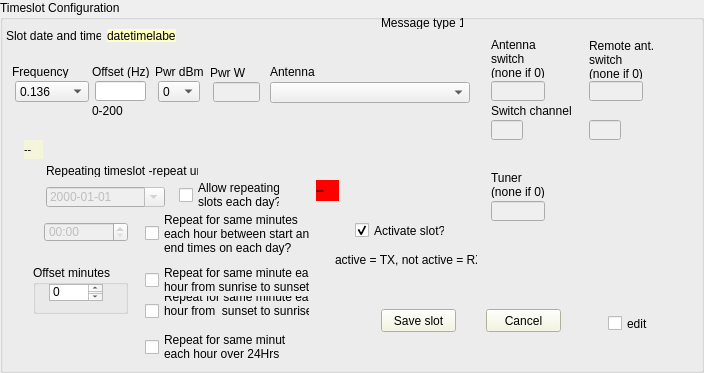
       <widget class="QGroupBox" name="slotgroupBox">
        <property name="geometry">
         <rect>
          <x>303</x>
          <y>232</y>
          <width>704</width>
          <height>373</height>
         </rect>
        </property>
        <property name="styleSheet">
         <string notr="true">QGroupBox#slotgroupBox { background-color: rgb(255, 192, 192); }</string>
        </property>
        <property name="title">
         <string>Timeslot Configuration</string>
        </property>
        <widget class="QLineEdit" name="OffsettextBox">
         <property name="geometry">
          <rect>
           <x>95</x>
           <y>81</y>
           <width>51</width>
           <height>20</height>
          </rect>
         </property>
        </widget>
        <widget class="QCheckBox" name="ActivecheckBox">
         <property name="geometry">
          <rect>
           <x>355</x>
           <y>222</y>
           <width>90</width>
           <height>17</height>
          </rect>
         </property>
         <property name="text">
          <string>Activate slot?</string>
         </property>
         <property name="checked">
          <bool>true</bool>
         </property>
        </widget>
        <widget class="QLabel" name="label1">
         <property name="geometry">
          <rect>
           <x>12</x>
           <y>65</y>
           <width>57</width>
           <height>13</height>
          </rect>
         </property>
         <property name="text">
          <string>Frequency</string>
         </property>
        </widget>
        <widget class="QLabel" name="label2">
         <property name="geometry">
          <rect>
           <x>92</x>
           <y>65</y>
           <width>57</width>
           <height>13</height>
          </rect>
         </property>
         <property name="text">
          <string>Offset (Hz)</string>
         </property>
        </widget>
        <widget class="QLabel" name="label3">
         <property name="geometry">
          <rect>
           <x>155</x>
           <y>65</y>
           <width>49</width>
           <height>13</height>
          </rect>
         </property>
         <property name="text">
          <string>Pwr dBm</string>
         </property>
        </widget>
        <widget class="QLineEdit" name="PowertextBox">
         <property name="enabled">
          <bool>false</bool>
         </property>
         <property name="geometry">
          <rect>
           <x>213</x>
           <y>82</y>
           <width>47</width>
           <height>20</height>
          </rect>
         </property>
        </widget>
        <widget class="QLabel" name="label4">
         <property name="geometry">
          <rect>
           <x>210</x>
           <y>66</y>
           <width>39</width>
           <height>13</height>
          </rect>
         </property>
         <property name="text">
          <string>Pwr W</string>
         </property>
        </widget>
        <widget class="QLabel" name="label5">
         <property name="geometry">
          <rect>
           <x>270</x>
           <y>65</y>
           <width>47</width>
           <height>13</height>
          </rect>
         </property>
         <property name="text">
          <string>Antenna</string>
         </property>
        </widget>
        <widget class="QLabel" name="label6">
         <property name="geometry">
          <rect>
           <x>491</x>
           <y>172</y>
           <width>54</width>
           <height>26</height>
          </rect>
         </property>
         <property name="text">
          <string>Tuner 
(none if 0)</string>
         </property>
        </widget>
        <widget class="QLabel" name="label7">
         <property name="geometry">
          <rect>
           <x>491</x>
           <y>39</y>
           <width>54</width>
           <height>39</height>
          </rect>
         </property>
         <property name="text">
          <string>Antenna
switch
(none if 0)</string>
         </property>
        </widget>
        <widget class="QLabel" name="label8">
         <property name="geometry">
          <rect>
           <x>46</x>
           <y>164</y>
           <width>152</width>
           <height>13</height>
          </rect>
         </property>
         <property name="text">
          <string>Repeating timeslot -repeat until</string>
         </property>
        </widget>
        <widget class="QPushButton" name="SaveSlotbutton">
         <property name="geometry">
          <rect>
           <x>381</x>
           <y>309</y>
           <width>75</width>
           <height>23</height>
          </rect>
         </property>
         <property name="styleSheet">
          <string notr="true">QPushButton#SaveSlotbutton { background-color: beige; }</string>
         </property>
         <property name="text">
          <string>Save slot</string>
         </property>
        </widget>
        <widget class="QPushButton" name="CancelSlotbutton">
         <property name="geometry">
          <rect>
           <x>486</x>
           <y>309</y>
           <width>75</width>
           <height>23</height>
          </rect>
         </property>
         <property name="styleSheet">
          <string notr="true">QPushButton#CancelSlotbutton { background-color: beige; }</string>
         </property>
         <property name="text">
          <string>Cancel</string>
         </property>
        </widget>
        <widget class="QLabel" name="label9">
         <property name="geometry">
          <rect>
           <x>6</x>
           <y>29</y>
           <width>95</width>
           <height>13</height>
          </rect>
         </property>
         <property name="text">
          <string>Slot date and time:</string>
         </property>
        </widget>
        <widget class="QLabel" name="datetimelabel">
         <property name="geometry">
          <rect>
           <x>107</x>
           <y>29</y>
           <width>69</width>
           <height>13</height>
          </rect>
         </property>
         <property name="styleSheet">
          <string notr="true">QLabel#datetimelabel { background-color: rgb(255, 255, 192); }</string>
         </property>
         <property name="text">
          <string>datetimelabel</string>
         </property>
        </widget>
        <widget class="QComboBox" name="FreqcomboBox">
         <property name="geometry">
          <rect>
           <x>15</x>
           <y>81</y>
           <width>74</width>
           <height>21</height>
          </rect>
         </property>
         <property name="styleSheet">
          <string notr="true">QComboBox#FreqcomboBox { color: black; }</string>
         </property>
         <item>
          <property name="text">
           <string>0.136</string>
          </property>
         </item>
         <item>
          <property name="text">
           <string>0.4742</string>
          </property>
         </item>
         <item>
          <property name="text">
           <string>1.8366</string>
          </property>
         </item>
         <item>
          <property name="text">
           <string>3.5686</string>
          </property>
         </item>
         <item>
          <property name="text">
           <string>5.2872</string>
          </property>
         </item>
         <item>
          <property name="text">
           <string>5.3647</string>
          </property>
         </item>
         <item>
          <property name="text">
           <string>7.0386</string>
          </property>
         </item>
         <item>
          <property name="text">
           <string>10.1387</string>
          </property>
         </item>
         <item>
          <property name="text">
           <string>13.5539</string>
          </property>
         </item>
         <item>
          <property name="text">
           <string>14.0956</string>
          </property>
         </item>
         <item>
          <property name="text">
           <string>18.1046</string>
          </property>
         </item>
         <item>
          <property name="text">
           <string>21.0946</string>
          </property>
         </item>
         <item>
          <property name="text">
           <string>24.9246</string>
          </property>
         </item>
         <item>
          <property name="text">
           <string>28.1246</string>
          </property>
         </item>
         <item>
          <property name="text">
           <string>40.68</string>
          </property>
         </item>
         <item>
          <property name="text">
           <string>50.293</string>
          </property>
         </item>
         <item>
          <property name="text">
           <string>70.091</string>
          </property>
         </item>
         <item>
          <property name="text">
           <string>144.489</string>
          </property>
         </item>
         <item>
          <property name="text">
           <string>432.300</string>
          </property>
         </item>
         <item>
          <property name="text">
           <string>1296.500</string>
          </property>
         </item>
        </widget>
        <widget class="QComboBox" name="dBmcomboBox">
         <property name="geometry">
          <rect>
           <x>158</x>
           <y>81</y>
           <width>42</width>
           <height>21</height>
          </rect>
         </property>
         <item>
          <property name="text">
           <string>0</string>
          </property>
         </item>
         <item>
          <property name="text">
           <string>3</string>
          </property>
         </item>
         <item>
          <property name="text">
           <string>7</string>
          </property>
         </item>
         <item>
          <property name="text">
           <string>10</string>
          </property>
         </item>
         <item>
          <property name="text">
           <string>13</string>
          </property>
         </item>
         <item>
          <property name="text">
           <string>17</string>
          </property>
         </item>
         <item>
          <property name="text">
           <string>20</string>
          </property>
         </item>
         <item>
          <property name="text">
           <string>23</string>
          </property>
         </item>
         <item>
          <property name="text">
           <string>27</string>
          </property>
         </item>
         <item>
          <property name="text">
           <string>30</string>
          </property>
         </item>
         <item>
          <property name="text">
           <string>33</string>
          </property>
         </item>
         <item>
          <property name="text">
           <string>37</string>
          </property>
         </item>
         <item>
          <property name="text">
           <string>40</string>
          </property>
         </item>
         <item>
          <property name="text">
           <string>43</string>
          </property>
         </item>
         <item>
          <property name="text">
           <string>47</string>
          </property>
         </item>
         <item>
          <property name="text">
           <string>50</string>
          </property>
         </item>
         <item>
          <property name="text">
           <string>53</string>
          </property>
         </item>
         <item>
          <property name="text">
           <string>57</string>
          </property>
         </item>
         <item>
          <property name="text">
           <string>60</string>
          </property>
         </item>
        </widget>
        <widget class="QLabel" name="label10">
         <property name="geometry">
          <rect>
           <x>92</x>
           <y>104</y>
           <width>34</width>
           <height>13</height>
          </rect>
         </property>
         <property name="text">
          <string>0-200</string>
         </property>
        </widget>
        <widget class="QDateEdit" name="dateEnd">
         <property name="enabled">
          <bool>false</bool>
         </property>
         <property name="geometry">
          <rect>
           <x>46</x>
           <y>187</y>
           <width>119</width>
           <height>20</height>
          </rect>
         </property>
         <property name="displayFormat">
          <string>yyyy-MM-dd</string>
         </property>
         <property name="calendarPopup">
          <bool>true</bool>
         </property>
        </widget>
        <widget class="QCheckBox" name="repeatcheckBox">
         <property name="geometry">
          <rect>
           <x>179</x>
           <y>180</y>
           <width>101</width>
           <height>30</height>
          </rect>
         </property>
         <property name="text">
          <string>Allow repeating 
slots each day?</string>
         </property>
        </widget>
        <widget class="QTimeEdit" name="timeEnd">
         <property name="enabled">
          <bool>false</bool>
         </property>
         <property name="geometry">
          <rect>
           <x>44</x>
           <y>222</y>
           <width>84</width>
           <height>20</height>
          </rect>
         </property>
         <property name="displayFormat">
          <string>HH:mm</string>
         </property>
        </widget>
        <widget class="QComboBox" name="AntselcomboBox">
         <property name="geometry">
          <rect>
           <x>270</x>
           <y>82</y>
           <width>200</width>
           <height>21</height>
          </rect>
         </property>
        </widget>
        <widget class="QLineEdit" name="selTunertextBox">
         <property name="enabled">
          <bool>false</bool>
         </property>
         <property name="geometry">
          <rect>
           <x>491</x>
           <y>201</y>
           <width>54</width>
           <height>20</height>
          </rect>
         </property>
        </widget>
        <widget class="QLineEdit" name="selSwitchtextBox">
         <property name="enabled">
          <bool>false</bool>
         </property>
         <property name="geometry">
          <rect>
           <x>491</x>
           <y>81</y>
           <width>54</width>
           <height>20</height>
          </rect>
         </property>
        </widget>
        <widget class="QLineEdit" name="selSwPorttextBox">
         <property name="enabled">
          <bool>false</bool>
         </property>
         <property name="geometry">
          <rect>
           <x>491</x>
           <y>120</y>
           <width>32</width>
           <height>20</height>
          </rect>
         </property>
        </widget>
        <widget class="QLabel" name="label70">
         <property name="geometry">
          <rect>
           <x>491</x>
           <y>104</y>
           <width>80</width>
           <height>13</height>
          </rect>
         </property>
         <property name="text">
          <string>Switch channel</string>
         </property>
        </widget>
        <widget class="QCheckBox" name="repeatTimecheckBox">
         <property name="geometry">
          <rect>
           <x>145</x>
           <y>212</y>
           <width>165</width>
           <height>43</height>
          </rect>
         </property>
         <property name="text">
          <string>Repeat for same minutes 
each hour between start and 
end times on each day?</string>
         </property>
        </widget>
        <widget class="QLabel" name="msgTlabel">
         <property name="geometry">
          <rect>
           <x>381</x>
           <y>16</y>
           <width>82</width>
           <height>13</height>
          </rect>
         </property>
         <property name="text">
          <string>Message type 1</string>
         </property>
        </widget>
        <widget class="QCheckBox" name="editslotcheckBox">
         <property name="geometry">
          <rect>
           <x>608</x>
           <y>315</y>
           <width>43</width>
           <height>17</height>
          </rect>
         </property>
         <property name="text">
          <string>edit</string>
         </property>
        </widget>
        <widget class="QLabel" name="label109">
         <property name="geometry">
          <rect>
           <x>335</x>
           <y>253</y>
           <width>142</width>
           <height>13</height>
          </rect>
         </property>
         <property name="text">
          <string>active = TX, not active = RX</string>
         </property>
        </widget>
        <widget class="QLabel" name="label110">
         <property name="geometry">
          <rect>
           <x>589</x>
           <y>40</y>
           <width>68</width>
           <height>39</height>
          </rect>
         </property>
         <property name="text">
          <string>Remote ant. 
switch
(none if 0)
</string>
         </property>
        </widget>
        <widget class="QCheckBox" name="DaycheckBox">
         <property name="geometry">
          <rect>
           <x>145</x>
           <y>265</y>
           <width>165</width>
           <height>30</height>
          </rect>
         </property>
         <property name="text">
          <string>Repeat for same minute each
hour from sunrise to sunset</string>
         </property>
        </widget>
        <widget class="QCheckBox" name="NightcheckBox">
         <property name="geometry">
          <rect>
           <x>145</x>
           <y>296</y>
           <width>165</width>
           <height>30</height>
          </rect>
         </property>
         <property name="text">
          <string>Repeat for same minute each
hour from  sunset to sunrise
</string>
         </property>
        </widget>
        <widget class="QGroupBox" name="greygroupBox">
         <property name="geometry">
          <rect>
           <x>33</x>
           <y>265</y>
           <width>95</width>
           <height>49</height>
          </rect>
         </property>
         <property name="title">
          <string>Offset minutes</string>
         </property>
         <widget class="QListWidget" name="greylistBox">
          <property name="geometry">
           <rect>
            <x>16</x>
            <y>19</y>
            <width>54</width>
            <height>17</height>
           </rect>
          </property>
          <item>
           <property name="text">
            <string>0</string>
           </property>
          </item>
          <item>
           <property name="text">
            <string>30</string>
           </property>
          </item>
          <item>
           <property name="text">
            <string>60</string>
           </property>
          </item>
          <item>
           <property name="text">
            <string>90</string>
           </property>
          </item>
          <item>
           <property name="text">
            <string>120</string>
           </property>
          </item>
          <item>
           <property name="text">
            <string>150</string>
           </property>
          </item>
          <item>
           <property name="text">
            <string>180</string>
           </property>
          </item>
          <item>
           <property name="text">
            <string>210</string>
           </property>
          </item>
          <item>
           <property name="text">
            <string>240</string>
           </property>
          </item>
          <item>
           <property name="text">
            <string>270</string>
           </property>
          </item>
          <item>
           <property name="text">
            <string>300</string>
           </property>
          </item>
         </widget>
        </widget>
        <widget class="QCheckBox" name="AllcheckBox">
         <property name="geometry">
          <rect>
           <x>145</x>
           <y>332</y>
           <width>141</width>
           <height>30</height>
          </rect>
         </property>
         <property name="text">
          <string>Repeat for same minute 
each hour over 24Hrs</string>
         </property>
        </widget>
        <widget class="QLineEdit" name="selSwitchtextBox2">
         <property name="enabled">
          <bool>false</bool>
         </property>
         <property name="geometry">
          <rect>
           <x>589</x>
           <y>81</y>
           <width>54</width>
           <height>20</height>
          </rect>
         </property>
        </widget>
        <widget class="QLineEdit" name="selSwPorttextBox2">
         <property name="enabled">
          <bool>false</bool>
         </property>
         <property name="geometry">
          <rect>
           <x>589</x>
           <y>120</y>
           <width>32</width>
           <height>20</height>
          </rect>
         </property>
        </widget>
        <widget class="QLabel" name="slotlabel">
         <property name="geometry">
          <rect>
           <x>316</x>
           <y>180</y>
           <width>23</width>
           <height>21</height>
          </rect>
         </property>
         <property name="font">
          <font>
           <family>Microsoft Sans Serif</family>
           <pointsize>9</pointsize>
           <bold>true</bold>
          </font>
         </property>
         <property name="styleSheet">
          <string notr="true">QLabel#slotlabel { background-color: red; }</string>
         </property>
         <property name="text">
          <string>--</string>
         </property>
        </widget>
        <widget class="QLabel" name="rangelabel">
         <property name="geometry">
          <rect>
           <x>24</x>
           <y>140</y>
           <width>19</width>
           <height>19</height>
          </rect>
         </property>
         <property name="font">
          <font>
           <family>Microsoft Sans Serif</family>
           <pointsize>8</pointsize>
          </font>
         </property>
         <property name="styleSheet">
          <string notr="true">QLabel#rangelabel { background-color: beige; }</string>
         </property>
         <property name="text">
          <string>--</string>
         </property>
        </widget>
       </widget>
